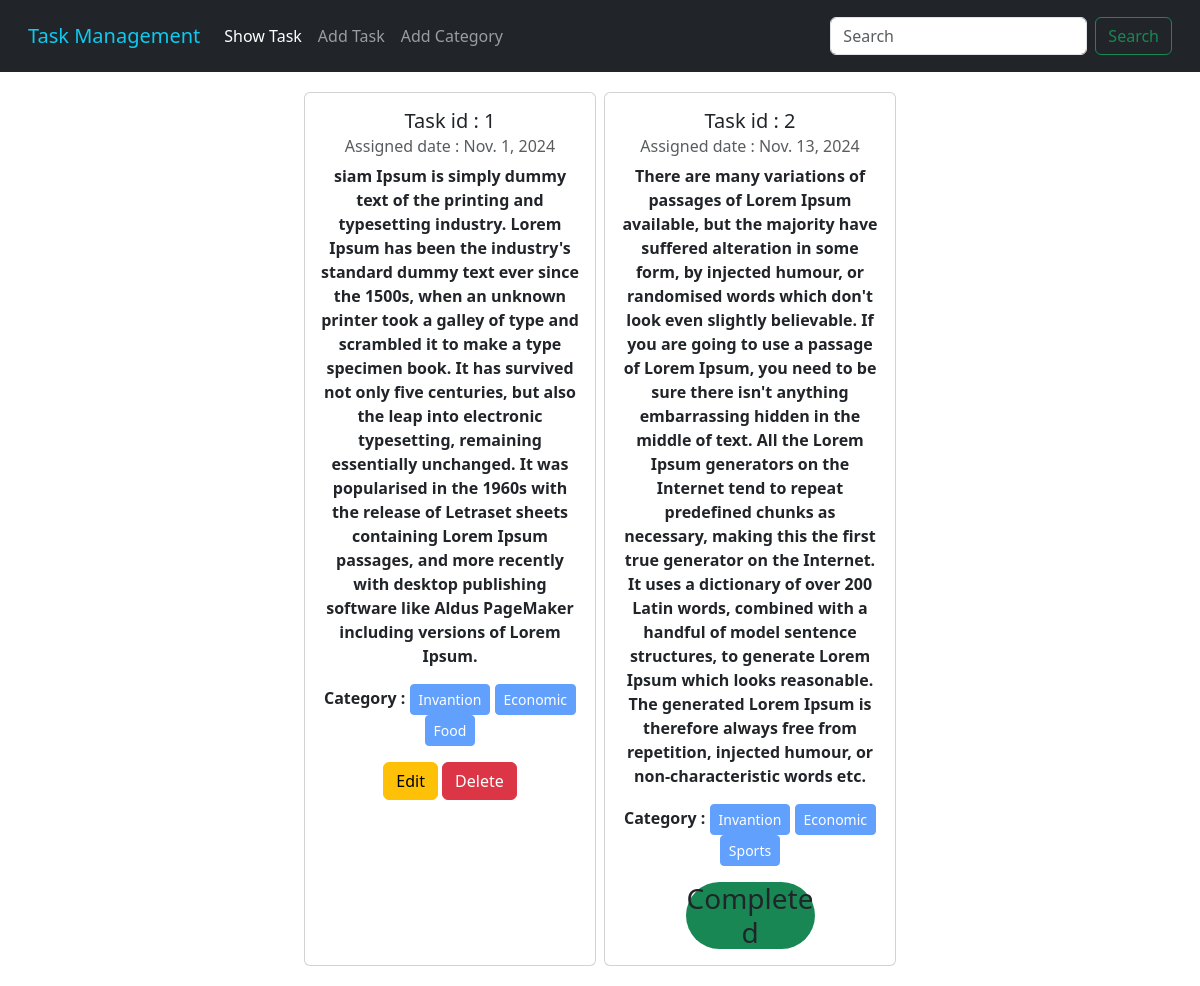
The page / on the database its author committed.
### task/models.py (models this page shows, shortened)
class TaskModel(models.Model):
    taskTitle = models.CharField(max_length=100)
    taskDes = models.TextField()
    category = models.ManyToManyField(CategoryModel)
    Assign_date = models.DateField(null=True, blank=True, default=datetime.date.today)
    is_complete = models.BooleanField(default=False)

### category/models.py (models this page shows, shortened)
class CategoryModel(models.Model):
    name = models.CharField(max_length=30)

### Task_management/views.py (the view)
# urls.py: path('', home, name='home'),
def home(request):
    data = TaskModel.objects.all()
    return render(request, 'home.html', {'data' : data})

### templates/home.html (shortened to what this page needs)
{% extends "base.html" %}  {% block content %}
<div class="d-flex flex-wrap text-center justify-content-center p-3 fw-bold">
  {% for i in data %}
  <div class="card col-md-3 col-sm-12 m-1">
    <div class="card-body">
      <h5 class="card-title">Task id : {{ forloop.counter }}</h5>
      <h6 class="card-subtitle mb-2 text-body-secondary">
        Assigned date : {{i.Assign_date}}
      </h6>
      <p class="card-text">{{i.taskDes}}</p>
      <p>Category : {% for j in i.category.all %}
        <button class="btn btn-primary btn-sm" disabled>{{j.name}}</button>
      {% endfor %}</p>
      {% if i.is_complete %}
        <h3 class="bg-success w-50 m-auto rounded-pill">Completed</h3>
      {% else %}
        <a href="{% url 'edit' i.id %}" class="btn btn-warning">Edit</a>
        <a href="{% url 'delete' i.id %}" class="btn btn-danger">Delete</a>
      {% endif %}
    </div>
  </div>
  {% endfor %}
</div>
{% endblock content %}

### templates/base.html (shortened to what this page needs)
{% load static %}
<!DOCTYPE html>
<html lang="en">
  <head>
    <link
      href="https://cdn.jsdelivr.net/npm/bootstrap@5.3.3/dist/css/bootstrap.min.css"
      rel="stylesheet"
    />
  </head>
  <body>
    <nav class="navbar navbar-expand-lg navbar-dark bg-dark p-3">
      <div class="container-fluid">
        <a class="navbar-brand text-info" href="#">Task Management</a>
        <div class="collapse navbar-collapse" id="navbarSupportedContent">
          <ul class="navbar-nav me-auto mb-2 mb-lg-0">
            <li class="nav-item">
              <a class="nav-link active" aria-current="page" href="{% url "home" %}">Show Task</a>
            </li>
            <li class="nav-item">
              <a class="nav-link" href="{% url 'task' %}">Add Task</a>
            </li>
            <li class="nav-item">
              <a class="nav-link" href="{% url 'category' %}">Add Category</a>
            </li>
          </ul>
          <form class="d-flex ms-auto" role="search">
            <input
              class="form-control me-2"
              type="search"
              placeholder="Search"
              aria-label="Search"
            />
            <button class="btn btn-outline-success" type="submit">
              Search
            </button>
          </form>
        </div>
      </div>
    </nav>
    {% block content %}{% endblock content %}
  </body>
</html>

### rows shown on the page
TaskModel: Assign_date "Nov. 1, 2024", taskDes "siam Ipsum is simply dummy text of the printing and typesetting industry. Lorem Ipsum has been the industry's standard dummy text ever since the 1500s, when an unknown printer took a galley of type and scrambled it to make a type specimen book. It has survived not only five centuries, but also the leap into electronic typesetting, remaining essentially unchanged. It was popularised in the 1960s with the release of Letraset sheets containing Lorem Ipsum passages, and more recently with desktop publishing software like Aldus PageMaker including versions of Lorem Ipsum.", is_complete "Edit"
CategoryModel: name "Invantion"
CategoryModel: name "Economic"
CategoryModel: name "Food"
TaskModel: Assign_date "Nov. 13, 2024", taskDes "There are many variations of passages of Lorem Ipsum available, but the majority have suffered alteration in some form, by injected humour, or randomised words which don't look even slightly believable. If you are going to use a passage of Lorem Ipsum, you need to be sure there isn't anything embarrassing hidden in the middle of text. All the Lorem Ipsum generators on the Internet tend to repeat predefined chunks as necessary, making this the first true generator on the Internet. It uses a dictionary of over 200 Latin words, combined with a handful of model sentence structures, to generate Lorem Ipsum which looks reasonable. The generated Lorem Ipsum is therefore always free from…", is_complete "Completed"
CategoryModel: name "Sports"
